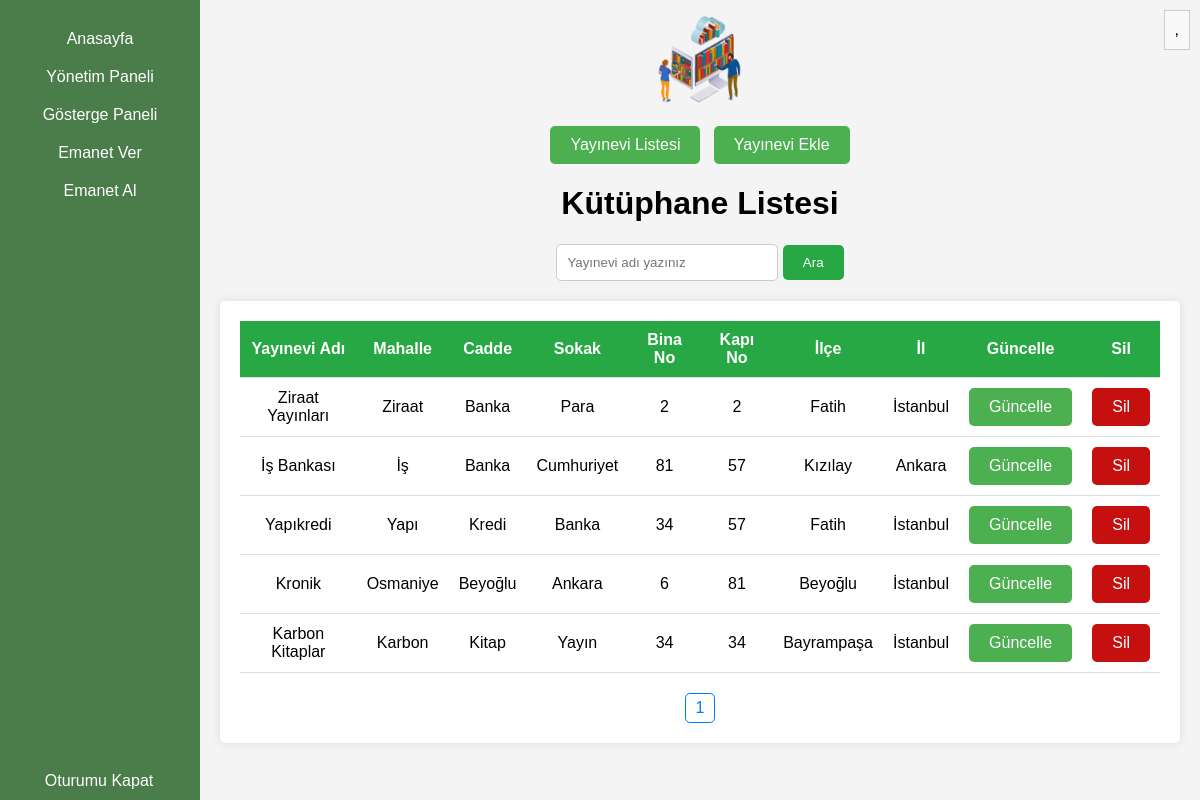
Page /admin/yonetim/yayineviislem.php on the committed database.
### tables this page shows
CREATE TABLE IF NOT EXISTS `tbl_yayin_evleri` (
  `yayinEvi_id` int NOT NULL AUTO_INCREMENT,
  `yayinEviAdi` varchar(50) NOT NULL,
  `adres_id` int NOT NULL,
  PRIMARY KEY (`yayinEvi_id`)
);

CREATE TABLE IF NOT EXISTS `adresler` (
  `adres_id` int NOT NULL AUTO_INCREMENT,
  `mahalle` varchar(50) NOT NULL,
  `cadde` varchar(50) NOT NULL,
  `sokak` varchar(50) NOT NULL,
  `binaNo` double NOT NULL,
  `kapiNo` double NOT NULL,
  `ilce` varchar(50) NOT NULL,
  `il` varchar(50) NOT NULL,
  PRIMARY KEY (`adres_id`)
);

### admin/yonetim/yayineviislem.php (the view, shortened to what this page needs)
<!DOCTYPE html>
<html lang="tr">
<head>
    <link rel="stylesheet" type="text/css" href="style.css">
    <link rel="stylesheet" type="text/css" href="../1.css">
</head>
<body>
    <div class="content" style="text-align: center; height: 50px; padding: 10px;">
        <img src="../../logo.png" style="height: 100px;">
        <div class="menu" onclick="toggleMenu()">
            <?php
            echo $_SESSION['kullanici'] . ", ";
            ?>
        </div>
    </div>
    <div class="sidebar">
        <a href="../admin.php">Anasayfa</a>
        <div class="dropdown" onclick="toggleDropdown()">
            <a href="#">Yönetim Paneli</a>
        </div>
        <a href="../gostergepaneli.php">Gösterge Paneli</a>
        <a href="../emanetver.php">Emanet Ver</a>
        <a href="../emanetal.php">Emanet Al</a>
        <a href="../oturumukapat.php" style="bottom: 0; position: fixed; width:168px;">Oturumu Kapat</a>
    </div>
    <div class="content" style="text-align: center; vertical-align: middle; max-width:100%; max-height:100%;">
        <br><br>
        <a href="yayinevilistesi.php" class="custom-button">Yayınevi Listesi</a>&nbsp;&nbsp;
        <a href="yayinevleri.php" class="custom-button">Yayınevi Ekle</a>
        <h1>Kütüphane Listesi</h1>
        <form action="yayineviislem.php" method="post">
            <input type="text" id="user-name" name="yayinevi_arama" placeholder="Yayınevi adı yazınız">
            <button id="search-button">Ara</button>
        </form>
        <div class="container">
            <?php
            $servername = "localhost";
            $username = "root";
            $password = "";
            $dbname = "kutuphane";
            $conn = new mysqli($servername, $username, $password, $dbname);
            $page = isset($_GET['page']) ? $_GET['page'] : 1;
            $per_page = 25;
            $start_from = ($page - 1) * $per_page;
            if (isset($_POST['yayinevi_arama'])) {
                $arama_yayineviAdi = trim($_POST['yayinevi_arama']);
                $sql = "SELECT tbl_yayin_evleri.yayinEvi_id, tbl_yayin_evleri.yayinEviAdi, tbl_yayin_evleri.adres_id, adresler.mahalle,
                adresler.cadde, adresler.sokak, adresler.binaNo, adresler.kapiNo, adresler.ilce, adresler.il
                FROM tbl_yayin_evleri, adresler
                WHERE tbl_yayin_evleri.yayinEviAdi LIKE '%" . $arama_yayineviAdi . "%' AND adresler.adres_id = tbl_yayin_evleri.adres_id
                LIMIT $start_from, $per_page";
                $result = $conn->query($sql);
                echo "<table>";
                echo "<thead>";
                echo "<tr>";
                echo "<th>Yayınevi Adı</th>";
                echo "<th>Mahalle</th>";
                echo "<th>Cadde</th>";
                echo "<th>Sokak</th>";
                echo "<th>Bina No</th>";
                echo "<th>Kapı No</th>";
                echo "<th>İlçe</th>";
                echo "<th>İl</th>";
                echo "<th>Güncelle</th>";
                echo "<th>Sil</th>";
                echo "</tr>";
                echo "</thead>";
                echo "<tbody>";
                if ($result->num_rows > 0) {
                    while ($row = $result->fetch_assoc()) {
                        echo "<tr>";
                        echo "<td>" . $row["yayinEviAdi"] . "</td>";
                        echo "<td>" . $row["mahalle"] . "</td>";
                        echo "<td>" . $row["cadde"] . "</td>";
                        echo "<td>" . $row["sokak"] . "</td>";
                        echo "<td>" . $row["binaNo"] . "</td>";
                        echo "<td>" . $row["kapiNo"] . "</td>";
                        echo "<td>" . $row["ilce"] . "</td>";
                        echo "<td>" . $row["il"] . "</td>";
                        echo "<td><a href='yayineviguncelle.php?yayinEvi_id=" . $row["yayinEvi_id"] . "&yayinEviAdi=" . $row["yayinEviAdi"] . "&
                        adres_id=" . $row["adres_id"] . "&mahalle=" . $row["mahalle"] . "&cadde=" . $row["cadde"] . "&sokak=" . $row["sokak"] . "&
                        binaNo=" . $row["binaNo"] . "&kapiNo=" . $row["kapiNo"] . "&ilce=" . $row["ilce"] . "&il=" . $row["il"] . "' class='custom-button'>Güncelle</a></td>";
                        echo "<td><a href='yayinevisil.php?yayinEvi_id=" . $row["yayinEvi_id"] . "&adres_id=" . $row["adres_id"] . "' class='custom-button1'>Sil</a></td>";
                        echo "</tr>";
                    }
                } else {
                    echo "<tr><td colspan='9'>Veri bulunamadı.</td></tr>";
                }
                echo "</tbody>";
                echo "</table>";
                $sql = "SELECT COUNT(*) AS total FROM tbl_yayin_evleri, adresler
                WHERE tbl_yayin_evleri.yayinEviAdi LIKE '%" . $arama_yayineviAdi . "%' AND adresler.adres_id = tbl_yayin_evleri.adres_id";
                $result = $conn->query($sql);
                $row = $result->fetch_assoc();
                $total_pages = ceil($row["total"] / $per_page);
                echo "<div class='pagination'>";
                for ($i = 1; $i <= $total_pages; $i++) {
                    echo "<a href='?page=$i'>$i</a>";
                }
                echo "</div>";
                $conn->close();
            } else {
                $sql = "SELECT tbl_yayin_evleri.yayinEvi_id, tbl_yayin_evleri.yayinEviAdi, tbl_yayin_evleri.adres_id, adresler.mahalle,
                adresler.cadde, adresler.sokak, adresler.binaNo, adresler.kapiNo, adresler.ilce, adresler.il
                FROM tbl_yayin_evleri, adresler
                WHERE adresler.adres_id = tbl_yayin_evleri.adres_id
                LIMIT $start_from, $per_page";
                $result = $conn->query($sql);
                echo "<table>";
                echo "<thead>";
                echo "<tr>";
                echo "<th>Yayınevi Adı</th>";
                echo "<th>Mahalle</th>";
                echo "<th>Cadde</th>";
                echo "<th>Sokak</th>";
                echo "<th>Bina No</th>";
                echo "<th>Kapı No</th>";
                echo "<th>İlçe</th>";
                echo "<th>İl</th>";
                echo "<th>Güncelle</th>";
                echo "<th>Sil</th>";
                echo "</tr>";
                echo "</thead>";
                echo "<tbody>";
                if ($result->num_rows > 0) {
                    while ($row = $result->fetch_assoc()) {
                        echo "<tr>";
                        echo "<td>" . $row["yayinEviAdi"] . "</td>";
                        echo "<td>" . $row["mahalle"] . "</td>";
                        echo "<td>" . $row["cadde"] . "</td>";
                        echo "<td>" . $row["sokak"] . "</td>";
                        echo "<td>" . $row["binaNo"] . "</td>";
                        echo "<td>" . $row["kapiNo"] . "</td>";
                        echo "<td>" . $row["ilce"] . "</td>";
                        echo "<td>" . $row["il"] . "</td>";
                        echo "<td><a href='yayineviguncelle.php?yayinEvi_id=" . $row["yayinEvi_id"] . "&yayinEviAdi=" . $row["yayinEviAdi"] . "&
                        adres_id=" . $row["adres_id"] . "&mahalle=" . $row["mahalle"] . "&cadde=" . $row["cadde"] . "&sokak=" . $row["sokak"] . "&
                        binaNo=" . $row["binaNo"] . "&kapiNo=" . $row["kapiNo"] . "&ilce=" . $row["ilce"] . "&il=" . $row["il"] . "' class='custom-button'>Güncelle</a></td>";
                        echo "<td><a href='yayinevisil.php?yayinEvi_id=" . $row["yayinEvi_id"] . "&adres_id=" . $row["adres_id"] . "' class='custom-button1'>Sil</a></td>";
                        echo "</tr>";
                    }
                } else {
                    echo "<tr><td colspan='9'>Veri bulunamadı.</td></tr>";
                }
                echo "</tbody>";
                echo "</table>";
                $sql = "SELECT COUNT(*) AS total FROM tbl_yayin_evleri, adresler
                WHERE adresler.adres_id = tbl_yayin_evleri.adres_id";
                $result = $conn->query($sql);
                $row = $result->fetch_assoc();
                $total_pages = ceil($row["total"] / $per_page);
                echo "<div class='pagination'>";
                for ($i = 1; $i <= $total_pages; $i++) {
                    echo "<a href='?page=$i'>$i</a>";
                }
                echo "</div>";
            }
            ?>
        </div>
    </div>
</body>
</html>

### admin/yonetim/style.css (style rules this page uses)
body { font-family: Arial, sans-serif; background-color: #f2f7f1; margin: 0; padding: 0; overflow-x: hidden; }
.sidebar { background-color: #4a7d4a; position: fixed; top: 0; left: 0; height: 100%; width: 200px; padding-top: 20px; text-align: center; }
.sidebar a { color: white; text-decoration: none; padding: 10px 15px; display: block; font-size: 16px; }
.dropdown { position: relative; width: 100%; cursor: pointer; }
.content { margin-left: 200px; padding: 20px; }

### admin/1.css (style rules this page uses)
body { font-family: Arial, sans-serif; margin: 0; padding: 0; background-color: #f4f4f4; }
input { padding: 10px; width: 200px; border: 1px solid #ccc; border-radius: 5px; }
button { padding: 10px 20px; background-color: #28a745; color: white; border: none; border-radius: 5px; cursor: pointer; transition: background-color 0.3s; }

### admin/yonetim/yayineviislem.php (style rules this page uses)
.menu { position: absolute; top: 10px; right: 10px; cursor: pointer; padding: 10px; border: 1px solid #ccc; background-color: #f9f9f9; transition: background-color 0.3s; }
.container { max-width: 1300px; margin: 20px auto; padding: 20px; background-color: #fff; border-radius: 5px; box-shadow: 0 0 10px rgba(0, 0, 0, 0.1); }
table { width: 100%; border-collapse: collapse; margin-bottom: 20px; }
table th, table td { padding: 10px; border-bottom: 1px solid #ddd; }
table th { background-color: #28a745; color: #fff; }
.pagination { text-align: center; }
.pagination a { display: inline-block; padding: 5px 10px; margin: 0 5px; color: #007bff; border: 1px solid #007bff; border-radius: 5px; text-decoration: none; }
.custom-button { display: inline-block; padding: 10px 20px; background-color: #4CAF50; color: white; text-align: center; text-decoration: none; font-size: 16px; border-radius: 5px; border: none; cursor: pointer; transition: background-color 0.3s ease; }
.custom-button1 { display: inline-block; padding: 10px 20px; background-color: rgb(198, 15, 15); color: white; text-align: center; text-decoration: none; font-size: 16px; border-radius: 5px; border: none; cursor: pointer; transition: background-color 0.3s ease; }

### rows in the picture
tbl_yayin_evleri: yayinEviAdi "Ziraat Yayınları", adres.mahalle "Ziraat", adres.cadde "Banka", adres.sokak "Para", adres.binaNo "2", adres.kapiNo "2", adres.ilce "Fatih", adres.il "İstanbul"
tbl_yayin_evleri: yayinEviAdi "İş Bankası", adres.mahalle "İş", adres.cadde "Banka", adres.sokak "Cumhuriyet", adres.binaNo "81", adres.kapiNo "57", adres.ilce "Kızılay", adres.il "Ankara"
tbl_yayin_evleri: yayinEviAdi "Yapıkredi", adres.mahalle "Yapı", adres.cadde "Kredi", adres.sokak "Banka", adres.binaNo "34", adres.kapiNo "57", adres.ilce "Fatih", adres.il "İstanbul"
tbl_yayin_evleri: yayinEviAdi "Kronik", adres.mahalle "Osmaniye", adres.cadde "Beyoğlu", adres.sokak "Ankara", adres.binaNo "6", adres.kapiNo "81", adres.ilce "Beyoğlu", adres.il "İstanbul"
tbl_yayin_evleri: yayinEviAdi "Karbon Kitaplar", adres.mahalle "Karbon", adres.cadde "Kitap", adres.sokak "Yayın", adres.binaNo "34", adres.kapiNo "34", adres.ilce "Bayrampaşa", adres.il "İstanbul"
